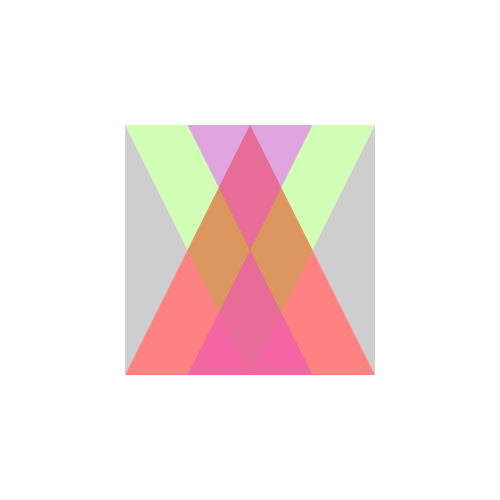
Frame 1 (no input)
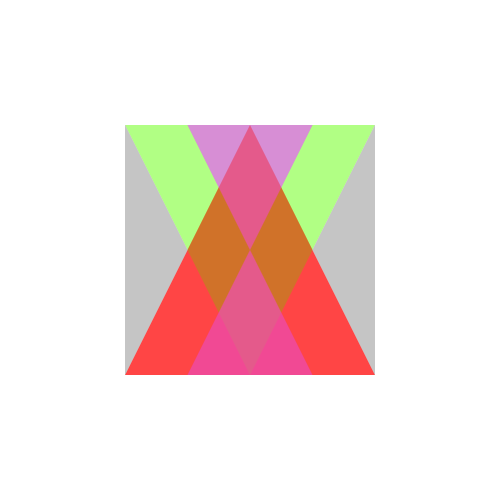
Frame 2 (the mouse pressed at the canvas centre, redrawn once)

The Processing sketch that drew these frames (run headless with seeded random() and noise(); the mouse was pressed at the canvas centre and the sketch redrawn once):

// Processing sketch: processing_85660
// ── processing_85660.pde

void setup ()
{
 
 size(500,500);
background(#FFFFFF);
noLoop();
  
}

void draw ()

{
noStroke();

fill(255,23,23,90);
triangle(125,375,250,125,375,375);
fill(107,255,23,80);
triangle (125,125,250,375,375,125); 
fill(196,196,196,100);
triangle(187.5,250,125,125,125,375);
triangle(312.5,250,375,125,375,375);

fill(196,196,196,180);
triangle(187.5,250,125,125,125,375);
triangle(312.5,250,375,125,375,375);
fill(231,111,245,160);
triangle(187.5,125,250,250,312.5,125);
triangle(187.5,375,250,250,312.5,375);

noStroke();

fill(255,0,0,63);
triangle(125,375,250,125,375,375);
 
 
  
}
